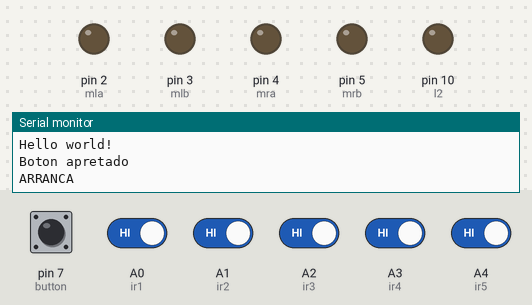
Simulated run of this sketch. Board: Arduino Uno, built with avr-gcc and run on an emulated ATmega328P. Parts: output pins drawn as LEDs (lit = HIGH), the last lines printed to the serial monitor. The test bench sets the inputs (shaded band); at power-on: A0 (ir1), A1 (ir2), A2 (ir3), A3 (ir4), A4 (ir5), pin 7 (button) HIGH. Pins used as bus, display or sensor lines are not drawn.

Above: at 1.8 s.
1.9 s: A0 (ir1) driven LOW
At 2.3 s:
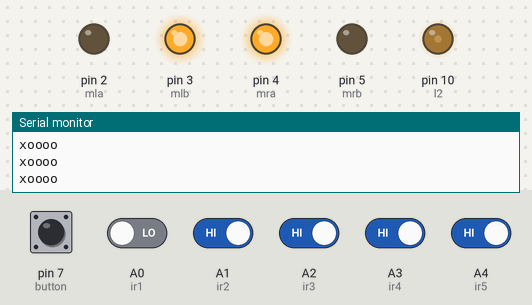
3.4 s: A0 (ir1) driven HIGH and A1 (ir2) driven LOW
At 3.9 s:
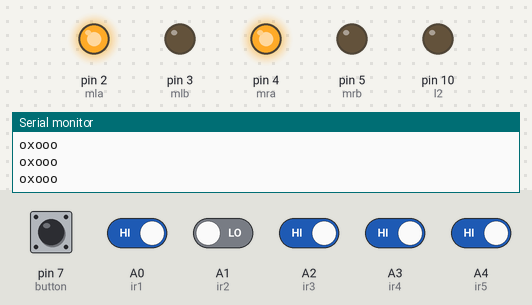
4.9 s: A2 (ir3) driven LOW
At 6.1 s:
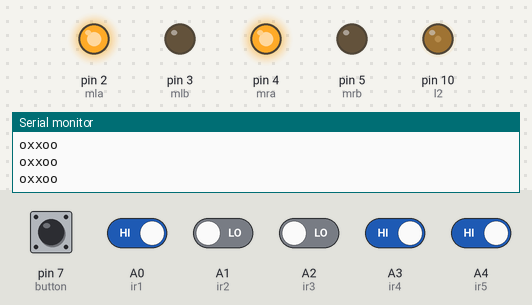
6.4 s: A1 (ir2) driven HIGH
At 7.4 s:
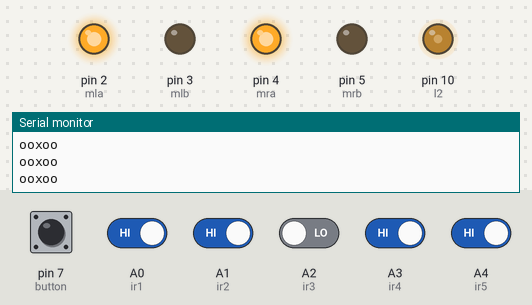
7.9 s: A3 (ir4) driven LOW
At 8.5 s:
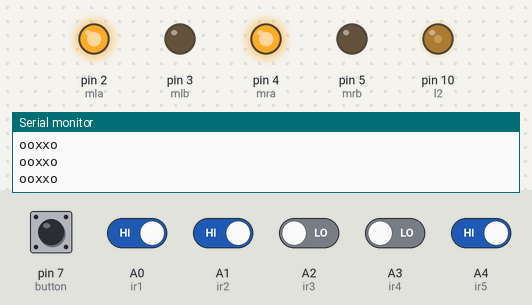
9.8 s: A4 (ir5) driven LOW
At 11.2 s:
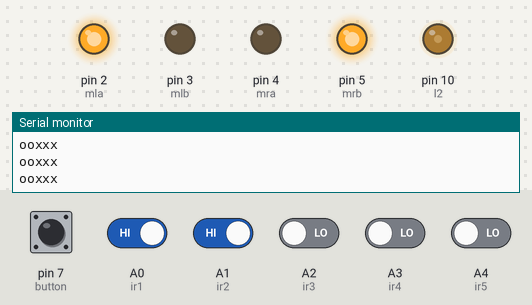
Timing chart, 0 to 12.3 s (numbered marks = the images above; inputs shaded):
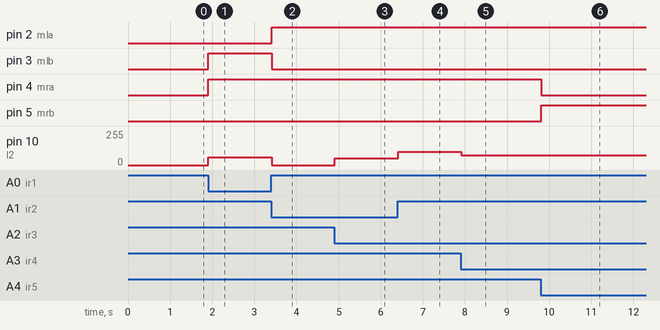

Measured:
- after the input at 1.9 s, pin 3 (mlb), pin 4 (mra): LOW → HIGH at once; pin 10 (l2): 0/255 → 60/255 at once
- after the input at 3.4 s, pin 2 (mla): LOW → HIGH at once; pin 3 (mlb): HIGH → LOW at once; pin 10 (l2): 60/255 → 0/255 at once
- after the input at 4.9 s, pin 10 (l2): 0/255 → 50/255 at once
- after the input at 6.4 s, pin 10 (l2): 50/255 → 100/255 at once
- after the input at 7.9 s, pin 10 (l2): 100/255 → 75/255 at once
- after the input at 9.8 s, pin 4 (mra): HIGH → LOW at once; pin 5 (mrb): LOW → HIGH at once

The sketch:

siguelineas_god.ino
```cpp
#define mra 4  //Right Motor MA1
#define mrb 5  //Right Motor MA2
#define mla 2  //Left Motor MB1
#define mlb 3  //Left Motor MB2
#define r1 9   //Right Motor Enable Pin EA
#define l2 10  //Left Motor Enable Pin EB

//**********5 Channel IR Sensor Connection**********//
#define ir1 A0
#define ir2 A1
#define ir3 A2
#define ir4 A3
#define ir5 A4
//------------MOTOR DERECHO VELOCIDAD------------
#define RV0 0
#define RV1 50
#define RV2 60
#define RV3 75
#define RV4 85
#define RV5 100
//------------MOTOR IZQUIERDO VELOCIDAD----------
#define LV0 0
#define LV1 50
#define LV2 60
#define LV3 75
#define LV4 85
#define LV5 100


#define button 7

#define pinZumbador 8
//*************************************************//
bool buttonNoPress;
bool isWhite;

void sonidoTerminado() {
  Serial.println("Sonido terminado");
}

void setup() {
  Serial.begin(9600);
  Serial.println("Hello world!");
  pinMode(mra, OUTPUT);
  pinMode(mrb, OUTPUT);
  pinMode(mla, OUTPUT);
  pinMode(mlb, OUTPUT);
  pinMode(r1, OUTPUT);
  pinMode(l2, OUTPUT);
  pinMode(ir1, INPUT);
  pinMode(ir2, INPUT);
  pinMode(ir3, INPUT);
  pinMode(ir4, INPUT);
  pinMode(ir5, INPUT);
  pinMode(button, INPUT_PULLUP);

  buttonNoPress = true;
  isWhite = false; //PISO ES BLANCO?
}

void loop() {

  //
  if (buttonNoPress) {
    if (digitalRead(button) == HIGH) {
      buttonNoPress = false;
      Serial.println("Boton apretado");
      delay(1000);
      Serial.println("ARRANCA");
    }
  } else {


   //Reading Sensor Values
    int s1 = isWhite ^ digitalRead(ir1);  //Left Most Sensor
    int s2 = isWhite ^ digitalRead(ir2);  //Left Sensor
    int s3 = isWhite ^ digitalRead(ir3);  //Middle Sensor
    int s4 = isWhite ^ digitalRead(ir4);  //Right Sensor
    int s5 = isWhite ^ digitalRead(ir5);  //Right Most Sensor
    //Serial.println(s1 + s2 + s3 + s4 + s5);

    //if only middle sensor detects black line
    // L ooxoo R
    if(((s1 == 1) && (s2 == 1) && (s3 == 0) && (s4 == 1) && (s5 == 1)))
    {
      //going forward with full speed
      Serial.println("ooxoo");

      analogWrite(r1, RV5); //you can adjust the speed of the motors from 0-100
      analogWrite(l2, LV5); //you can adjust the speed of the motors from 0-125
      digitalWrite(mra, HIGH);
      digitalWrite(mrb, LOW);
      digitalWrite(mla, HIGH);
      digitalWrite(mlb, LOW);
    }

    //if only left sensor detects black line
    // L oxooo R
    if(((s1 == 1) && (s2 == 0) && (s3 == 1) && (s4 == 1) && (s5 == 1)))
    {
      Serial.println("oxooo");


      //going right with full speed
      analogWrite(r1, RV3); //you can adjust the speed of the motors from 0-125
      analogWrite(l2, LV0); //you can adjust the speed of the motors from 0-125
      digitalWrite(mra, HIGH);
      digitalWrite(mrb, LOW);
      digitalWrite(mla, HIGH);
      digitalWrite(mlb, LOW);
    }

    //if only left most sensor detects black line
    //  xoooo
    if(((s1 == 0) && (s2 == 1) && (s3 == 1) && (s4 == 1) && (s5 == 1)))
    {
      Serial.println("xoooo");

      //going right with full speed
      analogWrite(r1, RV4); //you can adjust the speed of the motors from 0-125
      analogWrite(l2, LV2); //you can adjust the speed of the motors from 0-125
      digitalWrite(mra, HIGH);
      digitalWrite(mrb, LOW);
      digitalWrite(mla, LOW);
      digitalWrite(mlb, HIGH);
    }

    //if only right sensor detects black line
    // oooxo
    if(((s1 == 1) && (s2 == 1) && (s3 == 1) && (s4 == 0) && (s5 == 1)))
    {
      Serial.println("oooxo");


      //going left with full speed
      analogWrite(r1, RV0); //you can adjust the speed of the motors from 0-125
      analogWrite(l2, LV3); //you can adjust the speed of the motors from 0-125
      digitalWrite(mra, HIGH);
      digitalWrite(mrb, LOW);
      digitalWrite(mla, HIGH);
      digitalWrite(mlb, LOW);
    }

    //if only right most sensor detects black line
    // oooox
    if(((s1 == 1) && (s2 == 1) && (s3 == 1) && (s4 == 1) && (s5 == 0)))
    {
      Serial.println("oooox");

      //going left with full speed
      analogWrite(r1, RV2); //you can adjust the speed of the motors from 0-125
      analogWrite(l2, LV4); //you can adjust the speed of the motors from 0-125
      digitalWrite(mra, LOW);
      digitalWrite(mrb, HIGH);
      digitalWrite(mla, HIGH);
      digitalWrite(mlb, LOW);
    }

    //if middle and right sensor detects black line
    // ooxxo
    if(((s1 == 1) && (s2 == 1) && (s3 == 0) && (s4 == 0) && (s5 == 1)))
    {
      Serial.println("ooxxo");


      //going left with full speed
      analogWrite(r1, RV1); //you can adjust the speed of the motors from 0-125
      analogWrite(l2, LV3); //you can adjust the speed of the motors from 0-125
      digitalWrite(mra, HIGH);
      digitalWrite(mrb, LOW);
      digitalWrite(mla, HIGH);
      digitalWrite(mlb, LOW);
    }

    //if middle and left sensor detects black line
    // oxxoo
    if(((s1 == 1) && (s2 == 0) && (s3 == 0) && (s4 == 1) && (s5 == 1)))
    {
      Serial.println("oxxoo");

      //going right with full speed
      analogWrite(r1, RV3); //you can adjust the speed of the motors from 0-125
      analogWrite(l2, LV1); //you can adjust the speed of the motors from 0-125
      digitalWrite(mra, HIGH);
      digitalWrite(mrb, LOW);
      digitalWrite(mla, HIGH);
      digitalWrite(mlb, LOW);
    }

    //if middle, left and left most sensor detects black line
    // xxxoo
    if(((s1 == 0) && (s2 == 0) && (s3 == 0) && (s4 == 1) && (s5 == 1)))
    {
      Serial.println("xxxoo");

      //going right with full speed
      analogWrite(r1, RV3); //you can adjust the speed of the motors from 0-125
      analogWrite(l2, LV3); //you can adjust the speed of the motors from 0-125
      digitalWrite(mra, HIGH);
      digitalWrite(mrb, LOW);
      digitalWrite(mla, LOW);
      digitalWrite(mlb, HIGH);
    }

    //if middle, right and right most sensor detects black line
    // ooxxx
    if(((s1 == 1) && (s2 == 1) && (s3 == 0) && (s4 == 0) && (s5 == 0)))
    {
            Serial.println("ooxxx");

      //going left with full speed
      analogWrite(r1, RV3); //you can adjust the speed of the motors from 0-125
      analogWrite(l2, LV3); //you can adjust the speed of the motors from 0-125
      digitalWrite(mra, LOW);
      digitalWrite(mrb, HIGH);
      digitalWrite(mla, HIGH);
      digitalWrite(mlb, LOW);
    }

    //if middle, left and left most sensor detects black line
    // xxxoo
    // if(((s1 == 1) && (s2 == 1) && (s3 == 1) && (s4 == 1) && (s5 == 1)))
    // {
    //   Serial.println("ooooo");

    //   //going right with full speed
    //   analogWrite(r1, RV5); //you can adjust the speed of the motors from 0-125
    //   analogWrite(l2, LV0); //you can adjust the speed of the motors from 0-125
    //   digitalWrite(mra, HIGH);
    //   digitalWrite(mrb, LOW);
    //   digitalWrite(mla, HIGH);
    //   digitalWrite(mlb, LOW);
    // }

    //siguelineas en el aire
    // xxxxx
    if(((s1 == isWhite) && (s2 == isWhite) && (s3 == isWhite) && (s4 == isWhite) && (s5 == isWhite)))
    {
            Serial.println("xxxxx");

      //stop
      digitalWrite(mra, LOW);
      digitalWrite(mrb, LOW);
      digitalWrite(mla, LOW);
      digitalWrite(mlb, LOW);
    }
  }
}
```
